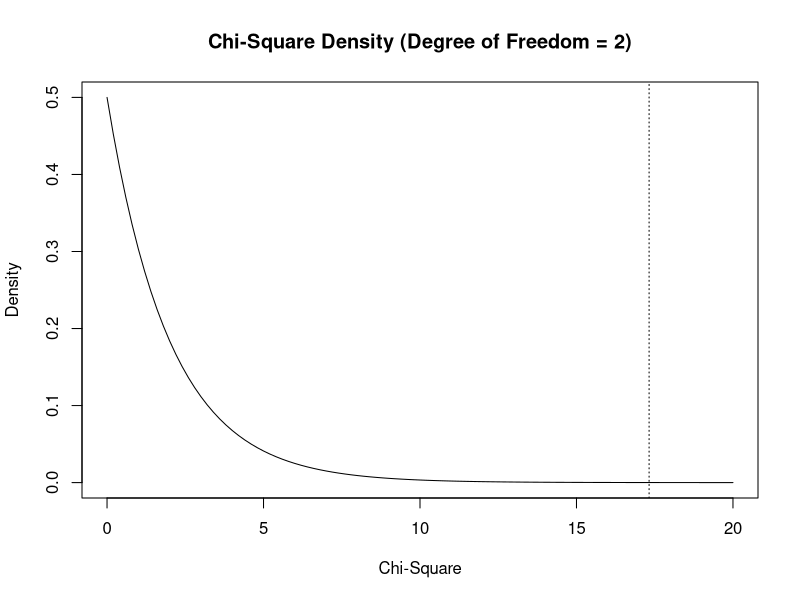

Source code (R):
## ---- chunk 1
data = matrix(c(24, 9, 13, 89, 100, 565), nrow = 2, byrow = TRUE)
rownames(data) <- c("F = 1", "F = 0")
colnames(data) <- c("V = 0", "V = 1", "V = 2")
xsq <- chisq.test(data)

con_table <- addmargins(data)
for (i in 1:2) {
  for (j in 1:3) {
    con_table[i,j] <- paste(data[i,j], paste0("(", xsq$expected[i,j], ")"))
  }
}
knitr::kable(con_table, caption = "Contingency Table with Expected Frequencies")
## ---- chunk 2
options(scipen = 1, digits = 2)
knitr::kable(xsq$residuals, caption = "Pearson Residuals")
## ---- chunk 3
options(scipen = 1, digits = 3)
stdres <- xsq$residuals

for (i in 1:2) {
  for (j in 1:3) {
    stdres[i,j] = stdres[i,j] / sqrt((1-as.numeric(con_table[i,4])/1000)*(1-as.numeric(con_table[3,j])/1000))
  }
}  
  
knitr::kable(stdres, caption = "Standardized Pearson Residuals")
## ---- chunk 4
curve(dchisq(x, df = 2), from = 0, to = 20, 
      xlab = "Chi-Square", ylab = "Density", main = "Chi-Square Density (Degree of Freedom = 2)")
abline(v = 17.32, lty = 3)
## ---- chunk 5
chisq.test(data)
## ---- chunk 6
options(scipen = 1, digits = 2)
library(knitr)
estimated_con_prob <- matrix(c(24/46, 289/954, 9/46, 100/954, 13/46, 565/954), nrow = 2)
rownames(estimated_con_prob) <- c("$\\hat{P}(V = i \\mid F = 1)$", "$\\hat{P}(V = i \\mid F = 0)$")
colnames(estimated_con_prob) <- c("$i = 0$", "$i = 1$", "$i = 2$")
kable(estimated_con_prob, escape = F, caption = "Estimated Conditional Probabilities of the Number of Doses of Vaccines Injected Given Catching the Flu or Not")

estimated_con_prob_2 <- matrix(c(24/313, 289/313, 9/109, 100/109, 13/578, 565/578), nrow = 2)
rownames(estimated_con_prob_2) <- c("$\\hat{P}(F = 1 \\mid V = i)$", "$\\hat{P}(F = 0 \\mid V = i)$")
colnames(estimated_con_prob_2) <- c("$i = 0$", "$i = 1$", "$i = 2$")
kable(estimated_con_prob_2, escape = F, caption = "Estimated Conditional Probabilities of Catching the Flu or Not Given Number of Doses of Vaccines Injected")
